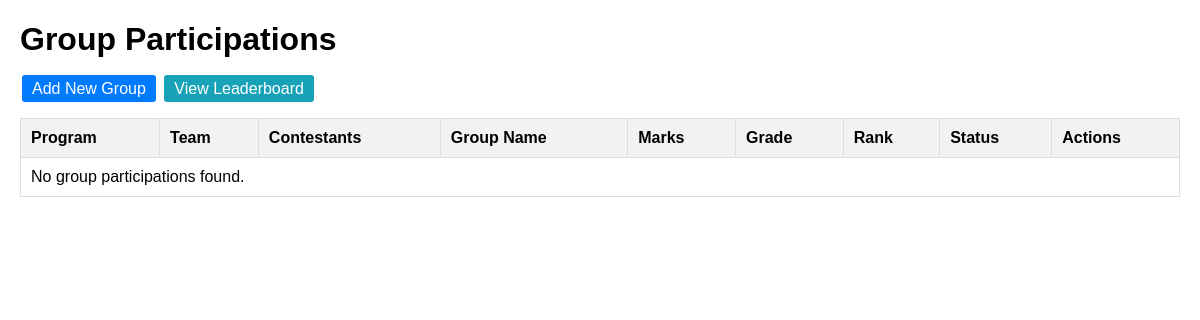
Before: /group-participation/ with the older database file.
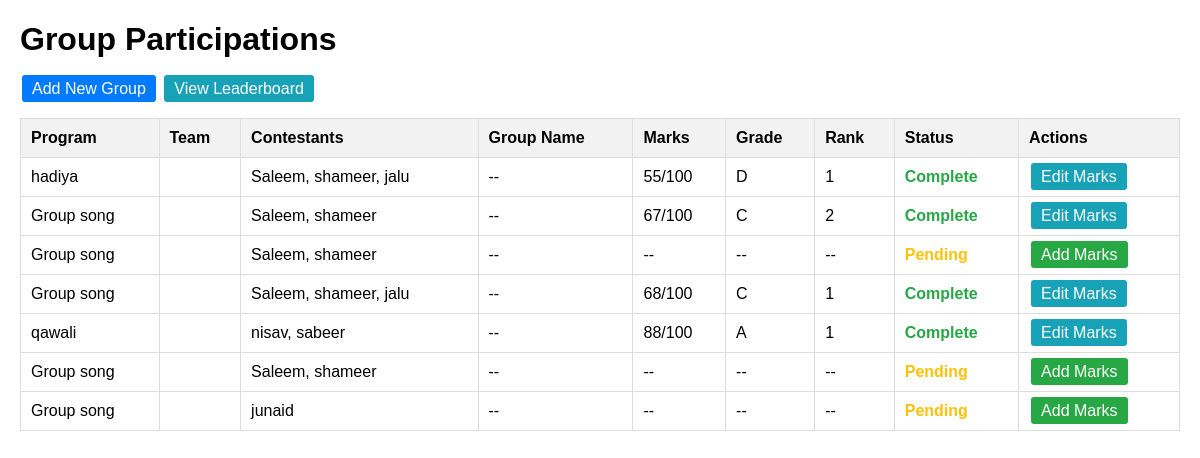
After: the same page with the newer database file.
### core/models.py (models this page shows, shortened)
class GroupParticipation(models.Model):
    program = models.ForeignKey(Program, on_delete=models.CASCADE)
    contestants = models.ManyToManyField(Contestant)
    team = models.ForeignKey(Team, on_delete=models.CASCADE, null=True, blank=True)  # All contestants should be from same team
    group_name = models.CharField(max_length=200, blank=True)  # Optional group name
    marks = models.IntegerField(null=True, blank=True)
    rank = models.PositiveIntegerField(null=True, blank=True)
    grade = models.CharField(max_length=1, null=True, blank=True)
    points_awarded = models.BooleanField(default=False)
    def get_contestant_names(self):
        return ", ".join([contestant.name for contestant in self.contestants.all()])

class Program(models.Model):
    name = models.CharField(max_length=100)
    category = models.ForeignKey(Category, on_delete=models.CASCADE)
    is_group = models.BooleanField(default=False, null=True)

class Contestant(models.Model):
    chest_no = models.PositiveIntegerField(unique=True, null=True)
    name = models.CharField(max_length=100)
    team = models.ForeignKey(Team, on_delete=models.CASCADE, null=True, blank=True)
    category = models.ForeignKey(Category, on_delete=models.CASCADE, null=True)
    total_points = models.IntegerField(default=0)

### core/views.py (the view)
# urls.py: path('group-participation/', views.group_participation_list, name='group_participation_list'),
def group_participation_list(request):
    group_participations = GroupParticipation.objects.all().select_related(
        'program', 'team'
    ).prefetch_related('contestants')
    context = {
        'group_participations': group_participations
    }
    return render(request, 'group_participation_list.html', context)

### templates/group_participation_list.html (shortened to what this page needs)
<!DOCTYPE html>
<html>
<head>
</head>
<body>
    <h1>Group Participations</h1>
    <a href="{% url 'create_group_participation' %}" class="btn btn-primary">Add New Group</a>
    <a href="{% url 'team_leaderboard' %}" class="btn btn-info">View Leaderboard</a>
    <table>
        <thead>
            <tr>
                <th>Program</th>
                <th>Team</th>
                <th>Contestants</th>
                <th>Group Name</th>
                <th>Marks</th>
                <th>Grade</th>
                <th>Rank</th>
                <th>Status</th>
                <th>Actions</th>
            </tr>
        </thead>
        <tbody>
            {% for group in group_participations %}
                <tr>
                    <td>{{ group.program.name }}</td>
                    <td>{{ group.team.name }}</td>
                    <td>{{ group.get_contestant_names }}</td>
                    <td>{{ group.group_name|default:"--" }}</td>
                    <td>
                        {% if group.marks %}
                            {{ group.marks }}/100
                        {% else %}
                            --
                        {% endif %}
                    </td>
                    <td>{{ group.grade|default:"--" }}</td>
                    <td>{{ group.rank|default:"--" }}</td>
                    <td>
                        {% if group.marks %}
                            <span class="status-complete">Complete</span>
                        {% else %}
                            <span class="status-pending">Pending</span>
                        {% endif %}
                    </td>
                    <td>
                        {% if not group.marks %}
                            <a href="{% url 'add_group_marks' group.id %}" class="btn btn-success">Add Marks</a>
                        {% else %}
                            <a href="{% url 'add_group_marks' group.id %}" class="btn btn-info">Edit Marks</a>
                        {% endif %}
                    </td>
                </tr>
            {% empty %}
                <tr>
                    <td colspan="9">No group participations found.</td>
                </tr>
            {% endfor %}
        </tbody>
    </table>
</body>
</html>

### templates/group_participation_list.html (style rules this page uses)
body { font-family: Arial, sans-serif; margin: 20px; }
table { width: 100%; border-collapse: collapse; margin-top: 20px; }
th, td { border: 1px solid #ddd; padding: 10px; text-align: left; }
th { background: #f2f2f2; }
.btn { padding: 5px 10px; margin: 2px; text-decoration: none; border-radius: 3px; }
.btn-primary { background: #007bff; color: white; }
.btn-success { background: #28a745; color: white; }
.btn-info { background: #17a2b8; color: white; }
.status-complete { color: #28a745; font-weight: bold; }
.status-pending { color: #ffc107; font-weight: bold; }

Changed rows visible on the page:
added GroupParticipation: program.name "hadiya", get_contestant_names "Saleem, shameer, jalu", group_name "--", marks "55", grade "D", rank "1", shows "Complete", shows "Edit Marks"
added GroupParticipation: program.name "Group song", get_contestant_names "Saleem, shameer", group_name "--", marks "67", grade "C", rank "2", shows "Complete", shows "Edit Marks"
added GroupParticipation: program.name "Group song", get_contestant_names "Saleem, shameer", group_name "--", grade "--", rank "--", shows "Pending", shows "Add Marks"
added GroupParticipation: program.name "Group song", get_contestant_names "Saleem, shameer, jalu", group_name "--", marks "68", grade "C", rank "1", shows "Complete", shows "Edit Marks"
added GroupParticipation: program.name "qawali", get_contestant_names "nisav, sabeer", group_name "--", marks "88", grade "A", rank "1", shows "Complete", shows "Edit Marks"
added GroupParticipation: program.name "Group song", get_contestant_names "Saleem, shameer", group_name "--", grade "--", rank "--", shows "Pending", shows "Add Marks"
added GroupParticipation: program.name "Group song", get_contestant_names "junaid", group_name "--", grade "--", rank "--", shows "Pending", shows "Add Marks"
Other visible differences:
text no longer shown: "No group participations found."
